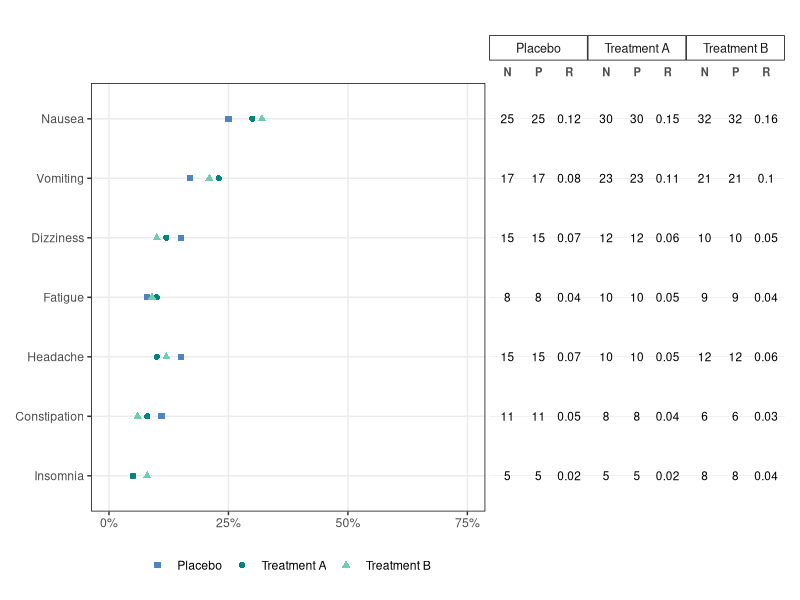

Write the R code that produced this figure.
# Load required libraries
library(dplyr)
library(ggplot2)
library(tidyr)
library(patchwork)

# Create sample dataset
set.seed(123)

# Function to generate random AE data
generate_ae_data <-  function(n_subjects, treatment) {
  ae_list <- c("Nausea", "Vomiting", "Headache", "Dizziness", "Fatigue", "Diarrhea", "Constipation", "Insomnia")
  
  data.frame(
    USUBJID = paste0(treatment, "_", 1:n_subjects),
    TRTAF = treatment,
    AEDECOD = sample(ae_list, n_subjects, replace = TRUE, 
                     prob = c(0.3, 0.2, 0.15, 0.1, 0.1, 0.05, 0.05, 0.05)),
    SAFFL = "Y",
    ANL02FL = "Y",
    ONTRDSFY = sample(30:365, n_subjects, replace = TRUE)
  )
}

# Generate data for each treatment group
adae_a <- generate_ae_data(100, "Treatment A")
adae_b <- generate_ae_data(100, "Treatment B")
adae_p <- generate_ae_data(100, "Placebo")

# Combine all treatment groups
adae <- rbind(adae_a, adae_b, adae_p)

# Create ADSL dataset
adsl <- adae %>%
  group_by(USUBJID, TRTAF) %>%
  summarise(SAFFL = first(SAFFL),
            ONTRDSFY = first(ONTRDSFY),
            .groups = "drop")

# Create mdsymbol dataset
mdsymbol <-  data.frame(
  PLOTID = "TRTAF",
  VALUE = c("Treatment A", "Treatment B", "Placebo"),
  color = c("#00857C", "#6ECEB2", "#4E84C4"),
  shape = c(16, 17, 15)
)

# Derive total counts for numerator
adsl_summary <- adsl %>%
  filter(SAFFL == "Y") %>%
  group_by(TRTAF) %>%
  summarise(NALL = n(),
            EALL = sum(ONTRDSFY))

# Derive the percentage of each AEDECOD by TRTAF
stats <-  adae %>%
  filter(!is.na(AEDECOD), SAFFL == "Y", ANL02FL == "Y") %>%
  select(USUBJID, TRTAF, AEDECOD) %>%
  group_by(TRTAF, AEDECOD) %>%
  summarise(
    N = n_distinct(USUBJID),
    E = n(),
    .groups = "drop"
  ) %>%
  left_join(adsl_summary, by = "TRTAF") %>%
  mutate(PCT = (N / NALL) * 100,
         R = (E / EALL) * 100) %>%
  tidyr::complete(nesting(TRTAF, AEDECOD), fill = list(N = 0, PCT = 0))

# Create a sort order for the AEDECOD based on PCT and make it a factor
ord <-  stats %>%
  filter(TRTAF == "Treatment A") %>%
  arrange(desc(PCT), AEDECOD) %>%
  pull(AEDECOD)

# Check if we are missing any AEs and add them to the order
misord <-  stats %>%
  arrange(desc(PCT), AEDECOD) %>%
  pull(AEDECOD) %>%
  unique() %>%
  setdiff(ord)

ord <-  c(ord, misord)

# Use factor to set order of labels
stats_ord <- stats %>%
  group_by(AEDECOD) %>%
  mutate(PCT = round(PCT, 1)) %>%
  filter(any(PCT >= 5)) %>%
  ungroup() %>%
  mutate(aelabel = factor(AEDECOD, levels = rev(ord), labels = rev(ord)))

# Plot --------------------------------------------------------------------------
# plot with rotated axes using geom_point and AEDECOD as the y axis
nn_plot <- ggplot(stats_ord) +
  geom_point(aes(x = PCT / 100, y = aelabel, color = TRTAF, shape = TRTAF),
             size = 1.8
  ) +
  theme_bw() +
  scale_x_continuous(
    limits = c(0, 0.75),
    breaks = c(0, 0.25, 0.50, 0.75),
    labels = scales::percent
  ) +
  theme(
    legend.position = "bottom", legend.title = element_blank(),
    axis.title.x = element_blank(),
    axis.title.y = element_blank(),
    panel.grid.minor.x = element_blank()
  ) +
  scale_color_manual(values = setNames(mdsymbol$color, mdsymbol$VALUE)) +
  scale_shape_manual(values = setNames(mdsymbol$shape, mdsymbol$VALUE))

# Prepare data for the table plot
table_data <-  stats_ord %>%
  select(TRTAF, aelabel, N, PCT, R) %>%
  mutate(
    N = as.integer(N),
    P = round(PCT, 1),
    R = round(R, 2)
  ) %>%
  pivot_longer(cols = c(N, P, R), names_to = "metric", values_to = "Value") %>%
  mutate(metric = factor(metric, levels = c("N", "P", "R")))

# Create the table plot
table_plot <-
  ggplot(table_data, aes(x = metric, y = aelabel, label = Value)) +
  geom_text(size = 3, hjust = 0.5, vjust = 0.5) +
  facet_wrap(~ TRTAF, ncol = length(unique(table_data$TRTAF)), strip.position = "top") +
  scale_x_discrete(position = "top") +
  theme_minimal() +
  theme(
    axis.text.y = element_blank(),
    axis.ticks.y = element_blank(),
    axis.text.x = element_text(angle = 0, hjust = 0.5, size = 8, face = "bold"),
    axis.ticks.x = element_blank(),
    strip.text = element_text(size = 9),
    strip.placement = "outside",
    panel.grid.major.y = element_line(color = "lightgray", size = 0.1),
    panel.grid.major.x = element_blank(),
    panel.grid.minor = element_blank(),
    axis.title.x = element_blank(),
    axis.title.y = element_blank(),
    plot.margin = margin(20, 5.5, 5.5, -3),  # Removed right margin
    strip.background = element_rect(fill = "white", color = "black", size = 0.5),
    panel.spacing.x = unit(0, "lines")
  ) 

# Modify the existing plot
plot_modified <- nn_plot +
  theme(plot.margin = margin(5.5, 0, 5.5, 5.5),
        panel.border = element_rect(color = "black", fill = NA, size = 0.5))

# Combine the plots using patchwork
final_plot <- plot_modified + table_plot +
  plot_layout(widths = c(4, 3))  # Adjust the ratio as needed

# Display the final plot
print(final_plot)
